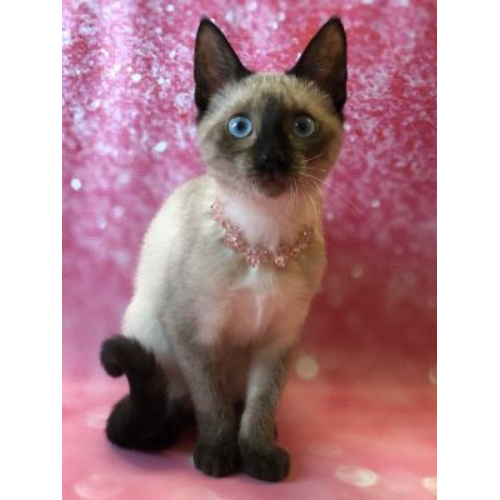
#> input picture code/phog code/siamese (180).jpg, 500 x 500 px, given in place of bengal (113).jpg, which was not available
$ python tes.py
#> lines starting #> are read from the running program, lines starting #| are printed output that depends on the picture; after the words box and inside, x2 and y2 are one past the last pixel; in counts of white or black regions, pixels touching at a corner belong together; pictures that were not available may be replaced by others from this repository, and a replacement may not be noted
import cv2
import numpy as np
ccpath = '..\\Cat_Identifier\\asset\\haardata\\haarcascade_frontalcatface.xml'
ccepath = '..\\Cat_Identifier\\asset\\haardata\\haarcascade_frontalcatface_extended.xml'
cat_cascade = cv2.CascadeClassifier(ccpath)
cat_ext_cascade = cv2.CascadeClassifier(ccepath)
pathimg = '..\\Cat_Identifier\\asset\\dataset\\bengal55\\bengal (113).jpg'

img = cv2.imread(pathimg, 1)
#> img is the input picture: shape (500, 500, 3); mean B, G, R 150.3, 142.1, 180.4
gray = cv2.cvtColor(img, cv2.COLOR_BGR2GRAY)
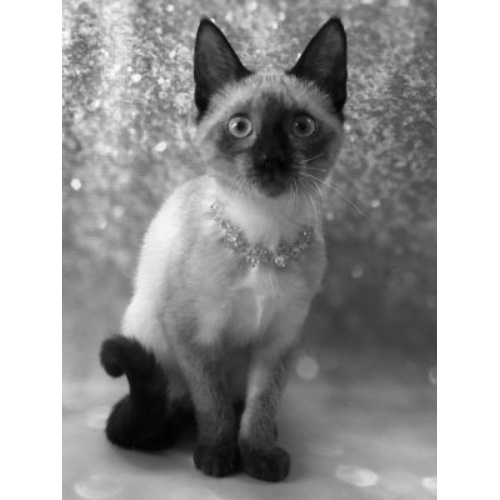
#> gray: shape (500, 500); min 2, max 255, mean 154.5

# SF 1.01 || N = 3 - 6
faces = cat_cascade.detectMultiScale(gray, scaleFactor=1.2, minNeighbors=6)
#> faces = [[191, 65, 158, 158]]
faces_ext = cat_ext_cascade.detectMultiScale(
    gray, scaleFactor=1.1, minNeighbors=3)
#> faces_ext = [[198, 67, 145, 145]]

# print(type(faces))
# print(faces)
# HAAR CAT FACE DETECTION
for (x, y, w, h) in faces:
    # BLUE
    img = cv2.rectangle(img, (x, y), (x+w, y+h), (255, 0, 0), 2)
    #cv2.putText(img, 'Ras Kucing "Y" Terdeteksi', (x, y-3), cv2.FONT_HERSHEY_SIMPLEX, 0.5, (0,255,0), 1)
    faces = img[y:y+h, x:x+w]
    cv2.imshow("face", faces)
#> this loop made 1 pass
#> pass 1, `img = cv2.rectangle(img, (x, y), (x+w, y+h), (255, 0, 0), 2)`:
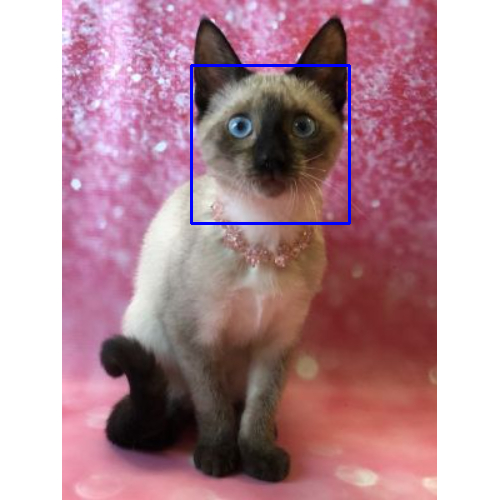
#> img: shape (500, 500, 3); 0.76% of pixels changed, all inside (x1, y1, x2, y2) = (190, 64, 351, 225)
#> pass 1, `faces = img[y:y+h, x:x+w]`:
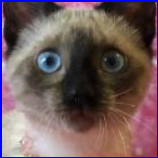
#> faces: shape (158, 158, 3); mean B, G, R 93.4, 89.7, 109.9
    #cv2.imwrite('faces.jpg', faces)

for (x, y, w, h) in faces_ext:
    # GREEN
    img = cv2.rectangle(img, (x, y), (x+w, y+h), (0, 255, 0), 2)
#> this loop made 1 pass
#> pass 1, `img = cv2.rectangle(img, (x, y), (x+w, y+h), (0, 255, 0), 2)`:
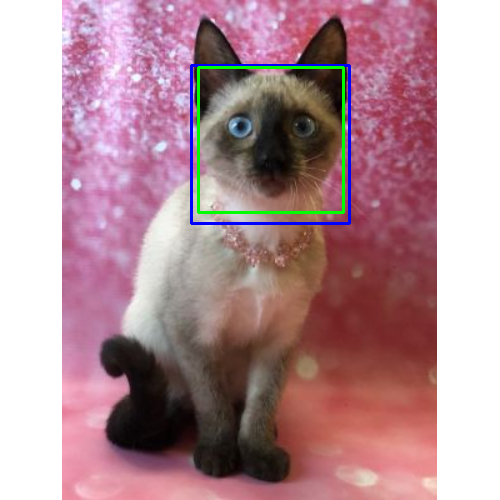
#> img: shape (500, 500, 3); 0.69% of pixels changed, all inside (x1, y1, x2, y2) = (197, 66, 345, 214)
    # faces = img[y:y+h, x:x+w]
    # cv2.imshow("face", faces)
    # cv2.imwrite('faces.jpg', faces)
detpath = "Cat_Identifier\\code\\faces.jpg"

det = cv2.imread(detpath)
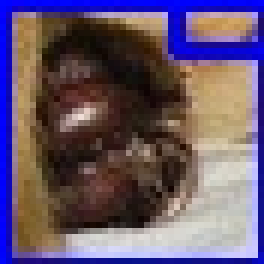
#> input picture code/faces.jpg, 44 x 44 px, found by its file name (shown 6 times larger)
#> det is the input picture: shape (44, 44, 3); mean B, G, R 108.7, 86.5, 103.8

# APPLY OTSU THRESHOLDING
# TT
#cv2.imwrite('detected_faces.jpg', img)
cv2.imshow("Cat face", img)
cv2.waitKey(0)
